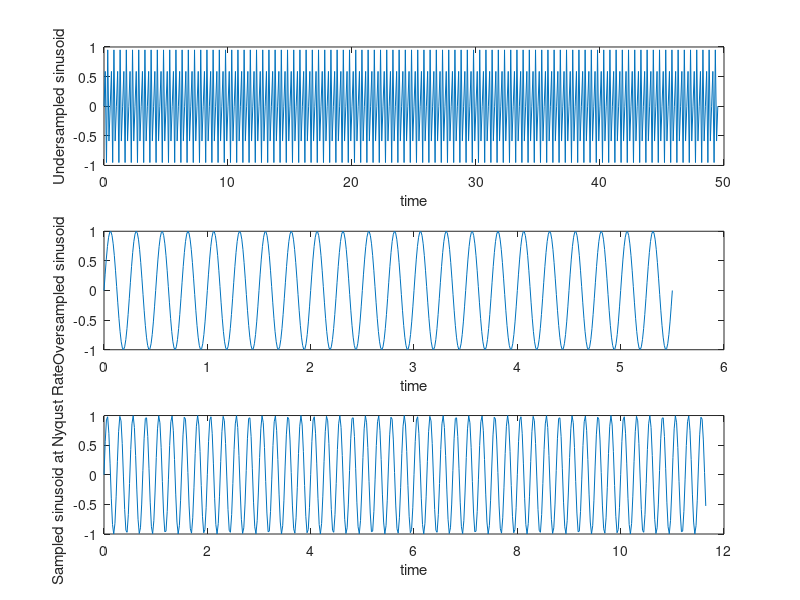

Reproduce this figure in MATLAB.
% Generate a sinusoid of frequency  = 4
% (a) Undersample
% (b) Oversample
% (c) Sample at Nyqust rate
% Plot time domain signal.

clc
clear
N = 100;
fn = 4;
n = 0:0.2:N-1;

fs1 = 2;
T1 = 1/fs1;
x1 = sin(2*pi*fn*n*T1);

subplot(3, 1, 1)
plot(n*T1, x1);
ylabel('Undersampled sinusoid') % Aliasing will happend
xlabel('time')

fs2 = 18;
T2 = 1/fs2;
x2 = sin(2*pi*fn*n*T2);

subplot(3, 1, 2)
plot(n*T2, x2);
ylabel('Oversampled sinusoid') % Signal will become smoother
xlabel('time')

fs3 = 8.5;
T3 = 1/fs3;
x3 = sin(2*pi*fn*n*T3);

subplot(3, 1, 3)
plot(n*T3, x3);
ylabel('Sampled sinusoid at Nyqust Rate')
xlabel('time')
